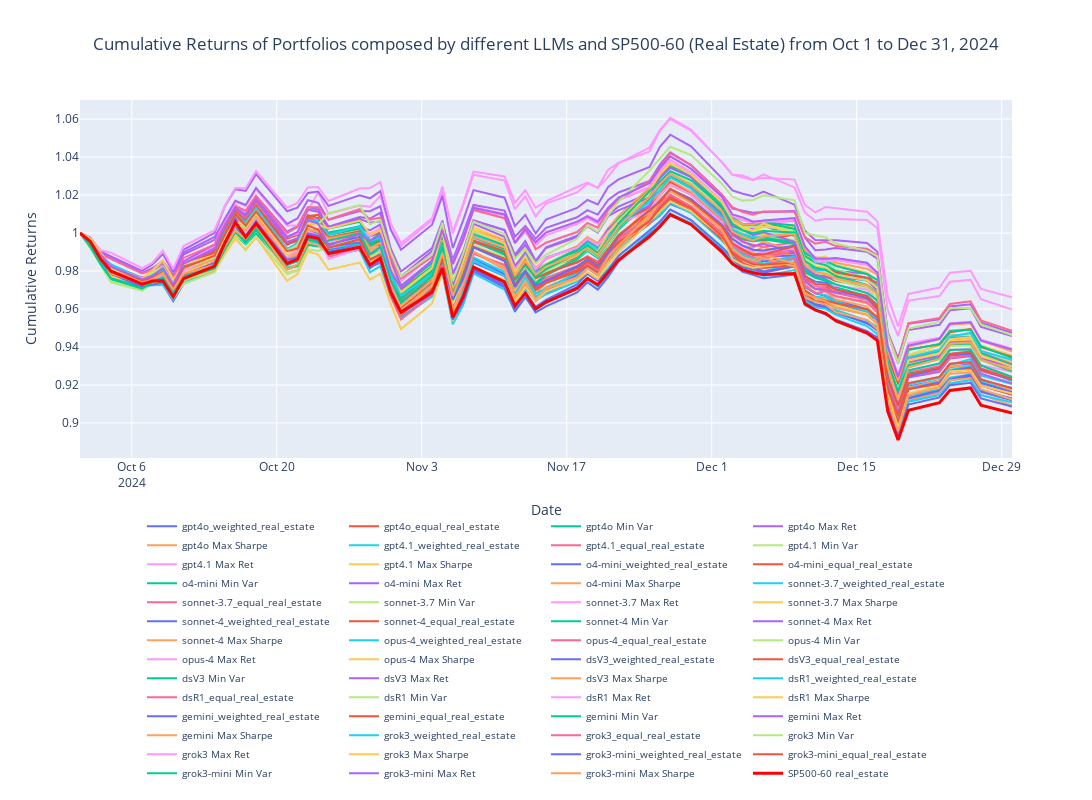

Notebook code cell kept with this figure:
### Markdown cell above
Plot with Multi-Column Legend (For Download/Export)

### Code cell
temp_index_data_outs_compare = index_data_outs.copy()

temp_index_data_outs_compare.index = pd.to_datetime(temp_index_data_outs_compare.index)

index_first_date_compare = temp_index_data_outs_compare.index[0]
index_previous_trading_date_compare = index_first_date_compare - BDay(1)

index_baseline_row_compare = pd.DataFrame(
    data=np.zeros((1, temp_index_data_outs_compare.shape[1])),  
    index=[index_previous_trading_date_compare],                 
    columns=temp_index_data_outs_compare.columns               
)

temp_index_data_outs_compare_with_baseline = pd.concat([index_baseline_row_compare, temp_index_data_outs_compare])
# ##above is to add a baseline row with zeros to the index data outs compare dataframe##

index_names = {
    sector_ticker: f'{full_ticker} {sector_name}'
}

cumulative_returns_compare[index_names[sector_ticker]] = (1 + temp_index_data_outs_compare_with_baseline[ticker]).cumprod() ##

cumulative_returns_compare.index = pd.to_datetime(cumulative_returns_compare.index)
outsample_data = cumulative_returns_compare.loc[outsample_startdate:outsample_enddate]

fig = go.Figure()

for i, column in enumerate(outsample_data.columns):
    if column == f'{full_ticker} {sector_name}':
        fig.add_trace(go.Scatter(x=outsample_data.index,
                                 y=outsample_data[column],
                                 mode='lines',
                                 name=column,
                                 line=dict(width=3, color='red')))

    else:
        fig.add_trace(go.Scatter(x=outsample_data.index,
                                 y=outsample_data[column],
                                 mode='lines',
                                 name=column))

num_asset = len(df_sector)
fig.update_layout(
    title=f'Cumulative Returns of Portfolios composed by different LLMs and {full_ticker} ({sector_name_full}) from Oct 1 to Dec 31, 2024', 
    title_x = 0.5,
    xaxis_title='Date',
    yaxis_title='Cumulative Returns',
    hovermode="x unified",
    width=1400,        
    height=800,
    margin=dict(b=150) 
)

# fig.update_layout(legend=dict(orientation = "v", yanchor="top",y=1,xanchor="left", x=1.02))
fig.update_layout(legend=dict(
        orientation="h", 
        yanchor="top",
        y=-0.15,  
        xanchor="center",
        x=0.5,
        font=dict(size=10)
    ))

fig.show()
